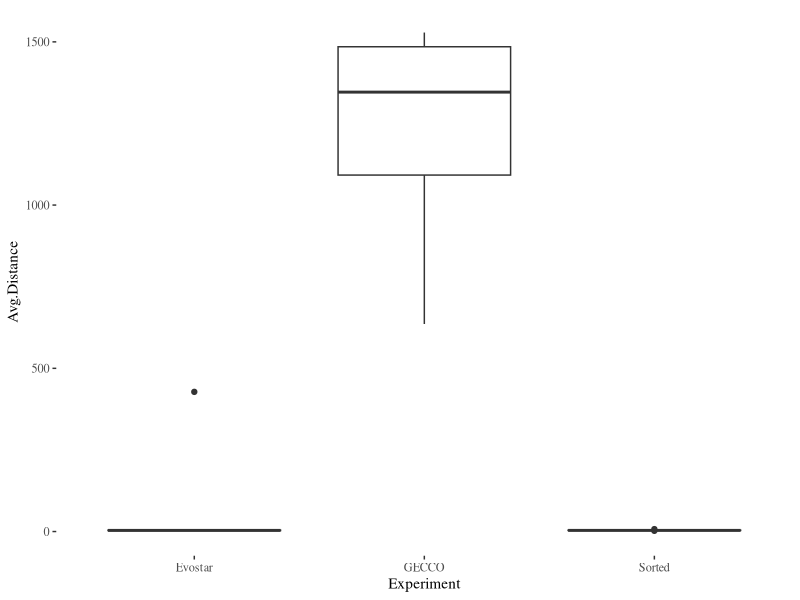
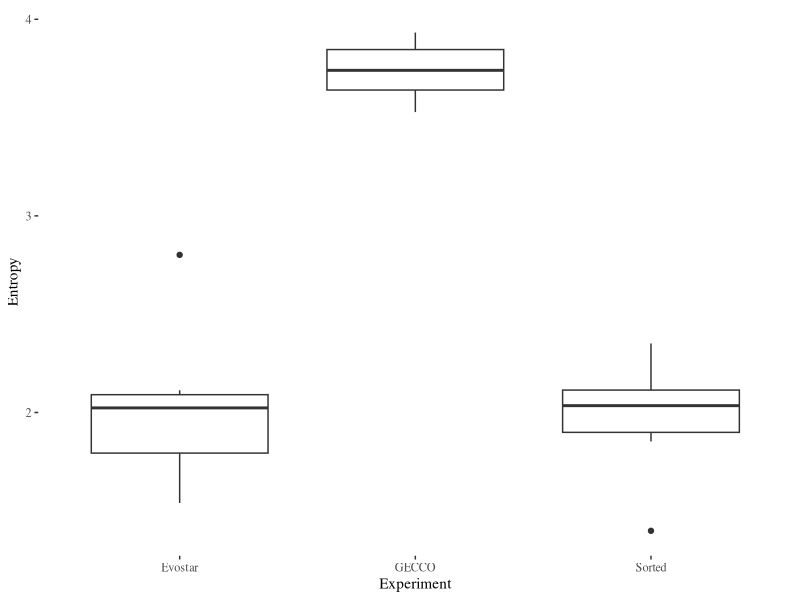

The R script that drew these images, in order:
## ----setup, cache=FALSE,echo=FALSE--------------------------------------------
suppressPackageStartupMessages({
    library(ggplot2)
    library(ggthemes)
})


## ----distances, cache=FALSE,echo=FALSE----------------------------------------
data.md <- read.csv("results/mutual-distances-averages-entropy.csv")
data.16 = data.md[ data.md$Population == 16, ]
ggplot(data.16,aes(x=Experiment,y=Avg.Distance))+ geom_boxplot() + theme_tufte()


## ----entropy, cache=FALSE,echo=FALSE------------------------------------------
ggplot(data.16,aes(x=Experiment,y=Entropy))+ geom_boxplot() + theme_tufte()

